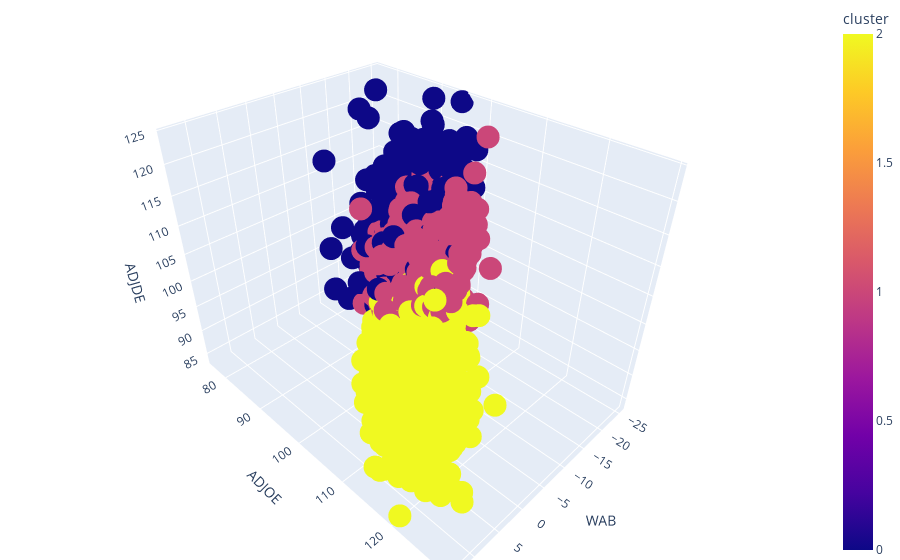

The code cell stored with this chart in its notebook:
### Code cell
import plotly.express as px

fig = px.scatter_3d(
    df_wcluster, 
    x='WAB', y='ADJOE', z='ADJDE', 
    color='cluster', 
    size_max=20, opacity=1.0
)
fig.update_layout(margin=dict(l=0, r=0, b=0, t=0))
fig.show()

### Figure 1 — Plotly figure (JSON) as saved in the notebook; plotly's stock layout.template omitted (floating-point values rounded to 4 significant figures; data arrays with more than 128 entries replaced by an {"elided": "..."} marker saying what was removed)
{"data": [{"hovertemplate": "WAB=%{x}<br>ADJOE=%{y}<br>ADJDE=%{z}<br>cluster=%{marker.color}<extra></extra>", "legendgroup": "", "marker": {"color": {"elided": "3523 int values"}, "coloraxis": "coloraxis", "opacity": 1, "symbol": "circle"}, "mode": "markers", "name": "", "scene": "scene", "showlegend": false, "type": "scatter3d", "x": {"elided": "3523 float values"}, "y": {"elided": "3523 float values"}, "z": {"elided": "3523 float values"}}], "layout": {"coloraxis": {"colorbar": {"title": {"text": "cluster"}}, "colorscale": [[0, "#0d0887"], [0.1111, "#46039f"], [0.2222, "#7201a8"], [0.3333, "#9c179e"], [0.4444, "#bd3786"], [0.5556, "#d8576b"], [0.6667, "#ed7953"], [0.7778, "#fb9f3a"], [0.8889, "#fdca26"], [1, "#f0f921"]]}, "legend": {"tracegroupgap": 0}, "margin": {"b": 0, "l": 0, "r": 0, "t": 0}, "scene": {"domain": {"x": [0, 1], "y": [0, 1]}, "xaxis": {"title": {"text": "WAB"}}, "yaxis": {"title": {"text": "ADJOE"}}, "zaxis": {"title": {"text": "ADJDE"}}}}}
